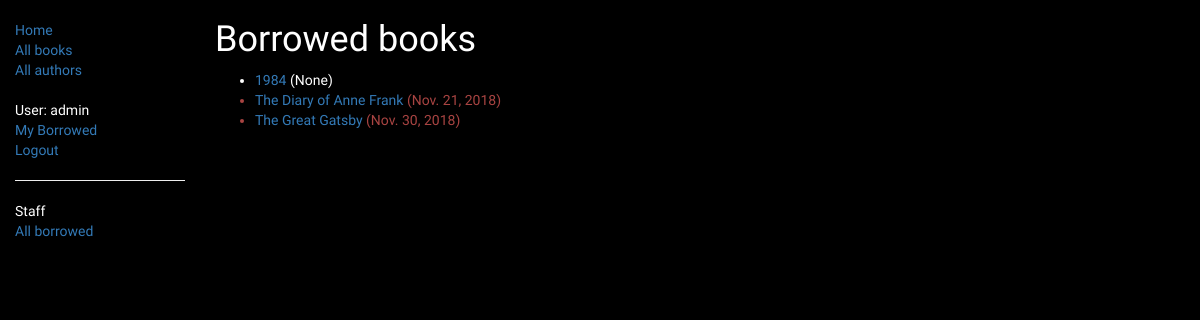
The app's page /catalog/mybooks/ (signed in) with its own data.
### catalog/models.py (models this page shows, shortened)
class BookInstance(models.Model):
    id = models.UUIDField(primary_key=True, default=uuid.uuid4,
                          help_text="Unique ID for this particular book across whole library")
    book = models.ForeignKey('Book', on_delete=models.SET_NULL, null=True)
    imprint = models.CharField(max_length=200)
    due_back = models.DateField(null=True, blank=True)
    borrower = models.ForeignKey(User, on_delete=models.SET_NULL, null=True, blank=True)
    @property
    def is_overdue(self):
        if self.due_back and date.today() > self.due_back:
            return True
        return False
    LOAN_STATUS = (
        ('d', 'Maintenance'),
        ('o', 'On loan'),
        ('a', 'Available'),
        ('r', 'Reserved'),
    )
    status = models.CharField(
        max_length=1,
        choices=LOAN_STATUS,
        blank=True,
        default='d',
        help_text='Book availability')
    class Meta:
        ordering = ['due_back']
        permissions = (("can_mark_returned", "Set book as returned"),)

class Book(models.Model):
    title = models.CharField(max_length=200)
    author = models.ForeignKey('Author', on_delete=models.SET_NULL, null=True)
    summary = models.TextField(max_length=1000, help_text="Enter a brief description of the book")
    isbn = models.CharField('ISBN', max_length=13,
                            help_text='13 Character <a href="https://www.isbn-international.org/content/what-isbn">ISBN number</a>')
    genre = models.ManyToManyField(Genre, help_text="Select a genre for this book")
    language = models.ForeignKey('Language', on_delete=models.SET_NULL, null=True)
    def display_genre(self):
        """Creates a string for the Genre. This is required to display genre in Admin."""
        return ', '.join([genre.name for genre in self.genre.all()[:3]])
    display_genre.short_description = 'Genre'

### catalog/views.py (the view)
# urls.py: path('mybooks/', views.LoanedBooksByUserListView.as_view(), name='my-borrowed'),
class LoanedBooksByUserListView(LoginRequiredMixin, generic.ListView):
    model = BookInstance
    template_name = 'catalog/bookinstance_list_borrowed_user.html'
    paginate_by = 10
    def get_queryset(self):
        return BookInstance.objects.filter(borrower=self.request.user).filter(status__exact='o').order_by('due_back')

### catalog/templates/catalog/bookinstance_list_borrowed_user.html
{% extends "base_generic.html" %}
{% block content %}
    <h1>Borrowed books</h1>
    {% if bookinstance_list %}
    <ul>
      {% for bookinst in bookinstance_list %}
      <li class="{% if bookinst.is_overdue %}text-danger{% endif %}">
        <a href="{% url 'book-detail' bookinst.book.pk %}">{{bookinst.book.title}}</a> ({{ bookinst.due_back }})
      </li>
      {% endfor %}
    </ul>
    {% else %}
      <p>There are no books borrowed.</p>
    {% endif %}
{% endblock %}

### catalog/templates/base_generic.html (shortened to what this page needs)
<!DOCTYPE html>
<html lang="en">
<head>
  <link rel="stylesheet" href="https://maxcdn.bootstrapcdn.com/bootstrap/3.3.7/css/bootstrap.min.css">
  {% load static %}
  <link rel="stylesheet" href="{% static 'css/styles.css' %}">
</head>
<body>
<div class="container-fluid">
<div class="row">
  <div class="col-sm-2">
  {% block sidebar %}
  <ul class="sidebar-nav">
    <li><a href="{% url 'index' %}">Home</a></li>
    <li><a href="{% url 'books' %}">All books</a></li>
    <li><a href="{% url 'authors' %}">All authors</a></li>
  </ul>
  <ul class="sidebar-nav">
   {% if user.is_authenticated %}
     <li>User: {{ user.get_username }}</li>
     <li><a href="{% url 'my-borrowed' %}">My Borrowed</a></li>
     <li><a href="{% url 'logout'%}?next={{request.path}}">Logout</a></li>
   {% else %}
     <li><a href="{% url 'login'%}?next={{request.path}}">Login</a></li>
   {% endif %}
  </ul>
   {% if user.is_staff %}
   <hr />
   <ul class="sidebar-nav">
   <li>Staff</li>
   {% if perms.catalog.can_mark_returned %}
   <li><a href="{% url 'all-borrowed' %}">All borrowed</a></li>
   {% endif %}
   </ul>
    {% endif %}
{% endblock %}
  </div>
  <div class="col-sm-10 ">
  {% block content %}{% endblock %}
  </div>
</div>
</div>
</body>
</html>

### catalog/static/css/styles.css (style rules this page uses)
.sidebar-nav { margin-top: 20px; padding: 0; list-style: none; }
h1, h2, h3, h4, ul, p { font-family: 'Fontdiner Swanky', cursive; color: white; }
html, body { background-color: black; }

### records on screen
BookInstance: book "1984", due_back "None"
BookInstance: book "The Diary of Anne Frank", due_back "Nov. 21, 2018"
BookInstance: book "The Great Gatsby", due_back "Nov. 30, 2018"

### other values on screen
{{ user.get_username }} "admin"
